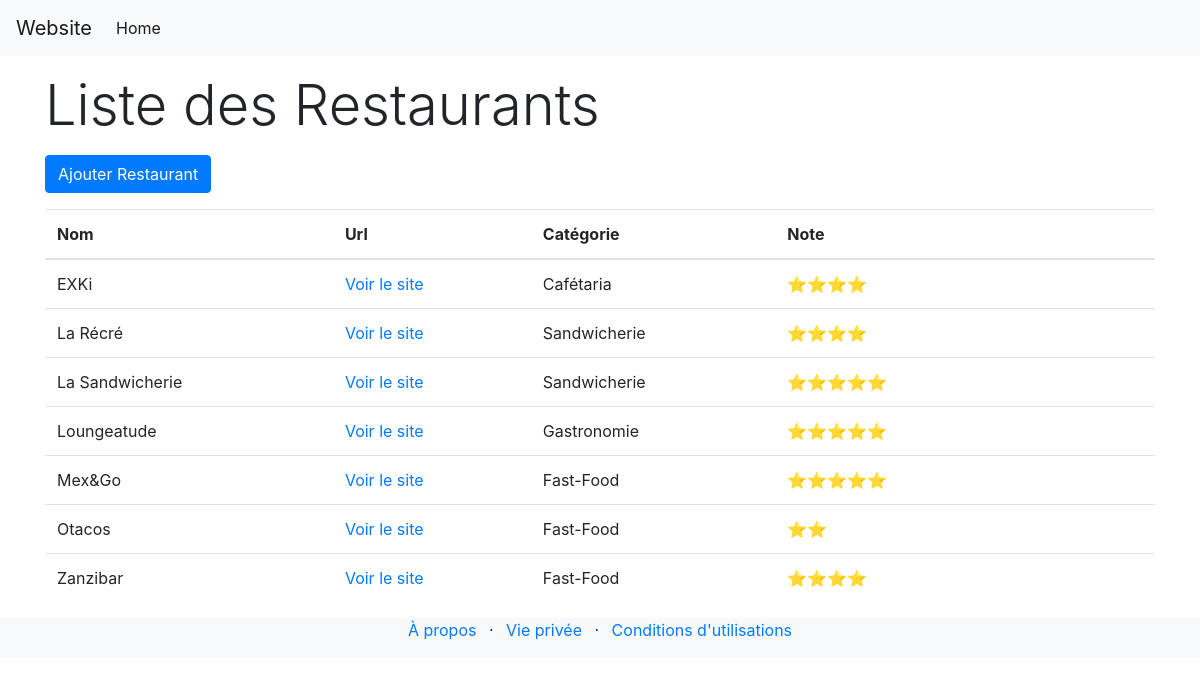
The app's page /Projet2/enregistrement.php with its own data.
### tables this page shows
CREATE TABLE IF NOT EXISTS `sites` (
  `id` int(11) NOT NULL AUTO_INCREMENT,
  `name` varchar(120) NOT NULL,
  `url` varchar(120) NOT NULL,
  `description` text NOT NULL,
  `note` tinyint(4) NOT NULL,
  `cat_id` int(11) NOT NULL,
  PRIMARY KEY (`id`),
  KEY `cat_id` (`cat_id`),
  KEY `name` (`name`)
);

CREATE TABLE IF NOT EXISTS `category` (
  `id` int(11) NOT NULL AUTO_INCREMENT,
  `category` varchar(120) NOT NULL,
  PRIMARY KEY (`id`)
);

### Projet2/partials/table_admin.php (the view)
<?php
$sql = "SELECT s.id, s.name,s.url, s.note, c.category
FROM sites s
LEFT JOIN category c on s.cat_id = c.id
order by name";$result = $dbh->prepare($sql);
$result->execute();
$websites = $result->fetchAll()
?>
<main class="container">
    <section id="listing">
        <h3 class="display-4 my-3">Liste des Restaurants</h3>
        <a href="?action=insertsite" class="btn btn-primary mb-3">Ajouter Restaurant</a>
        <div class="row">
            <div class="col-md-12">
                <table class="table table-hover">
                    <thead>
                    <tr>
                        <th>Nom</th>
                        <th>Url</th>
                        <th>Catégorie</th>
                        <th>Note</th>
                        <th><i class="icofont-ui-edit"></i></th>
                        <th><i class="icofont-ui-delete"></i></th>
                    </tr>
                    </thead>
                    <tbody>
                    <?php foreach ($websites as $website) : ?>
                        <tr>
                            <td><?= $website->name ?></td>
                            <td><a href="<?= $website->url ?>">Voir le site</a></td>
                            <td><?= $website->category ?></td>
                            <td><?= stars($website->note) ?></td>
                            <td><a href="?action=updatesite&id=<?= $website->id ?>"><i class="icofont-ui-edit"></i></a></td>
                            <td><a href="src/delsite.php?id=<?= $website->id ?>" onclick="return confirm('Êtes-vous sur de supprimer ce site?\n Attention c\'est irréversivre')"><i class="icofont-ui-delete"></i></a></td>
                        </tr>
                    <?php endforeach; ?>
                    </tbody>
                </table>
            </div>
        </div>
    </section>
</main>

### Projet2/src/tools.php (shortened to what this page needs)
<?php
function stars($arg) {
    $max = 5;
    $etoiles = '';
    for ($i = 1; $i <= $arg; $i++) {
        $etoiles .= '⭐';
    }
    $nbrEtoileGrise = $max - $arg;
    for ($i = 1; $i <= $nbrEtoileGrise; $i++) {
        $etoiles .= '<i class="icofont-star"></i>';
    }
    return $etoiles;
}

### records on screen
sites: name "EXKi", cat.category "Cafétaria", note "⭐⭐⭐⭐"
sites: name "La Récré", cat.category "Sandwicherie", note "⭐⭐⭐⭐"
sites: name "La Sandwicherie", cat.category "Sandwicherie", note "⭐⭐⭐⭐⭐"
sites: name "Loungeatude", cat.category "Gastronomie", note "⭐⭐⭐⭐⭐"
sites: name "Mex&Go", cat.category "Fast-Food", note "⭐⭐⭐⭐⭐"
sites: name "Otacos", cat.category "Fast-Food", note "⭐⭐"
sites: name "Zanzibar", cat.category "Fast-Food", note "⭐⭐⭐⭐"
